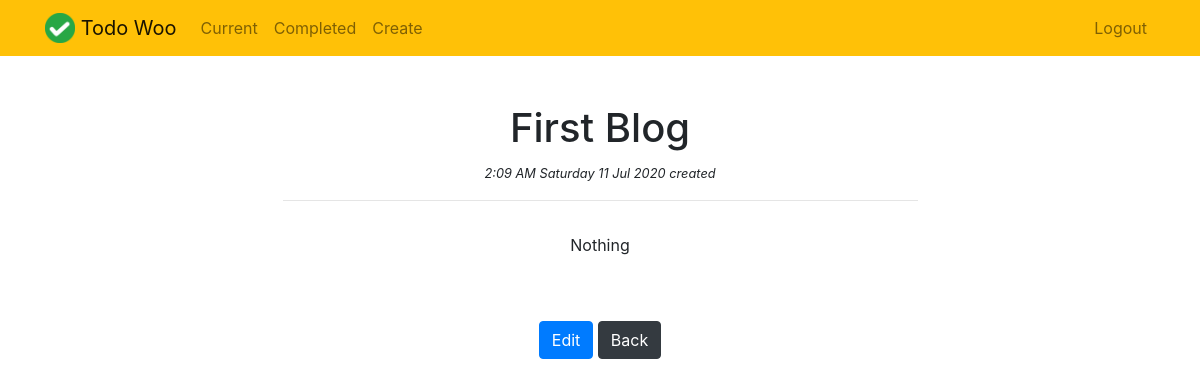
Page /todo/6/ (signed in) on the committed database.
### todo/models.py (models this page shows, shortened)
class Todo (models.Model):
    title = models.CharField(max_length=100)
    memo = models.TextField (blank=True)
    created = models.DateTimeField (auto_now_add=True)
    datecompleted = models.DateTimeField (null=True, blank=True)
    important = models.BooleanField (default=False)
    user = models.ForeignKey (User, on_delete=models.CASCADE)

### todo/views.py (the view)
# urls.py: path('todo/<int:todo_pk>/', views.viewtodo, name='viewtodo'),
@login_required
def viewtodo(request, todo_pk):
    todo = get_object_or_404(Todo, pk=todo_pk, user=request.user)
    form = TodoForm(instance=todo)
    if request.method == 'GET':
        return render(request, 'todo/viewtodo.html', {'todo': todo, 'form':form})
    else:
        return render(request, 'todo/edittodo.html', {'todo': todo, 'form':form})

### todo/templates/todo/viewtodo.html (shortened to what this page needs)
{% extends 'todo/base.html' %}
{% block content %}
<div class="row justify-content-center mt-5">
  <div class="col-md-7 text-center">
    <h1>{{ todo.title }}</h1>
    <small><em>{{ todo.created|date:'f A l d M Y' }} created</em></small><br>
    <hr>
  </div>
</div>
<div class="row justify-content-center mt-3">
  <div class="col-md-7 text-center">
    {% if todo.memo %}
    <p>{{ todo.memo|safe}}</p>
    {% endif %}
  </div>
</div>
<div class="row justify-content-center mt-5">
  <div class="text-center">
    <a href="{% url 'edittodo' todo.id %}" class="btn btn-primary">Edit</a>
    <a href="{% url 'currenttodos' %}" class="btn btn-dark">Back</a>
  </div>
</div>
{% endblock %}

### rows in the picture
Todo: title "First Blog", created "2:09 AM Saturday 11 Jul 2020", memo "Nothing"
